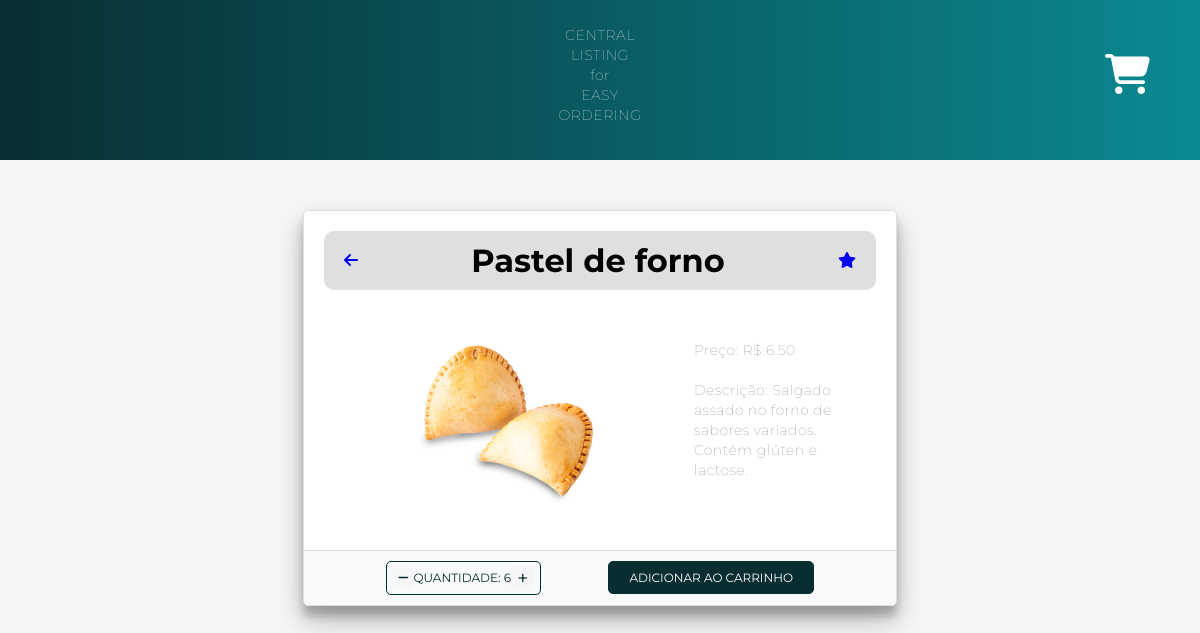
The app's page /product_detail/1/ (signed in), older data.
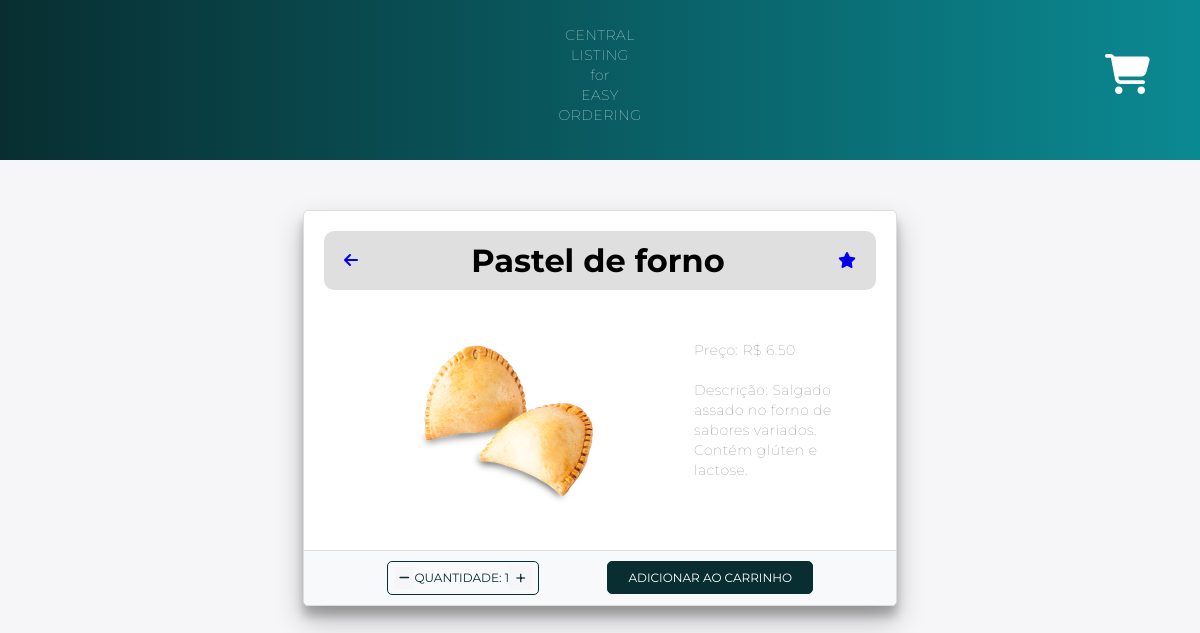
The same page, newer data.
### main/models.py (models this page shows)
class Cart(models.Model):
    user = models.ForeignKey(User, on_delete=models.CASCADE)
    product = models.ForeignKey(FoodProduct, on_delete=models.CASCADE)
    quantity = models.PositiveBigIntegerField(default=1)

### main/views.py (the view)
# urls.py: path('product_detail/<int:product_id>/', views.product_detail_view, name='product_detail'),
@login_required(login_url='login')
def product_detail_view(request, product_id):
    product = get_object_or_404(FoodProduct, id=product_id)
    quant, created = Cart.objects.get_or_create(user=request.user, product=product)
    context = {'product': product, 'quant': quant}
    return render(request, 'product_detail.html', context)

### templates/product_detail.html (shortened to what this page needs)
{% load static %}
<!DOCTYPE html>
<html>
<head>
    <link rel="stylesheet" type="text/css" href="{% static '../static/css/product_detail.css' %}">
    <link rel="stylesheet" href="https://cdnjs.cloudflare.com/ajax/libs/font-awesome/6.4.0/css/all.min.css" />
</head>
<body>
    <nav>
        <p>CENTRAL<br>LISTING<br>for<br>EASY<br>ORDERING</p>
        <div class="cart-icon">
            <a class="fas fa-shopping-cart cart-link" href="{% url 'cart' %}" style="text-decoration:none"></a>
        </div>
    </nav>
    <div class="container">
        <div class="row">
            <div class="col-md-4 mb-4">
                <div class="card h-100">
                    <div class="top-bar">
                        <a href="{% url 'home' %}" class="back-to-home">
                            <i class="fas fa-arrow-left" name="go-back"></i>
                        </a>
                        <h1 class="text-center">{{ product.name }} </h1>
                        <a href="{% url 'add_favorite' product.id %}" style="text-decoration:none">
                            <i class="fa fa-star" name="star_detail"></i>
                        </a>
                    </div>
                    <div class="card-body">
                        <div class="card-colunm">
                            <div class="card-img">
                                <img src="{{ product.image.url }}" class="card-img-top" alt="{{ product.name }}">
                            </div>
                            <div class= "card-content">
                                <p class="card-text">Preço: R$ {{ product.price }}</p>
                                <p class="card-text">Descrição: {{ product.description }}</p>
                            </div>
                        </div>
                        <div class="card-footer">
                            <div class="quantity-box btn-counter btn-outline-secondary">
                                <a href="{% url 'decrement_quantity_prod_detail' product.id %}" class="fa-sharp fa-solid fa-minus btn-sm minus-link" style="text-decoration: none" name="decrease"></a>
                                <span>quantidade: {{ quant.quantity }}</span>
                                <a href="{% url 'increment_quantity_prod_detail' product.id %}" class="fa-light fa-plus btn-sm plus-link" style="text-decoration: none" name="increase"></a>
                        </div>
                        <a href="{% url 'add_to_cart_from_detail' product.id %}" class="btn btn-primary" style="text-decoration:none" name="cartAdd">Adicionar ao Carrinho</a>
                    </div>
                    </div>
                </div>
            </div>
        </div>
    </div>
</body>
</html>

Row changes from the older to the newer data that the page shows:
removed Cart: quantity "6"
added Cart: quantity "1"
